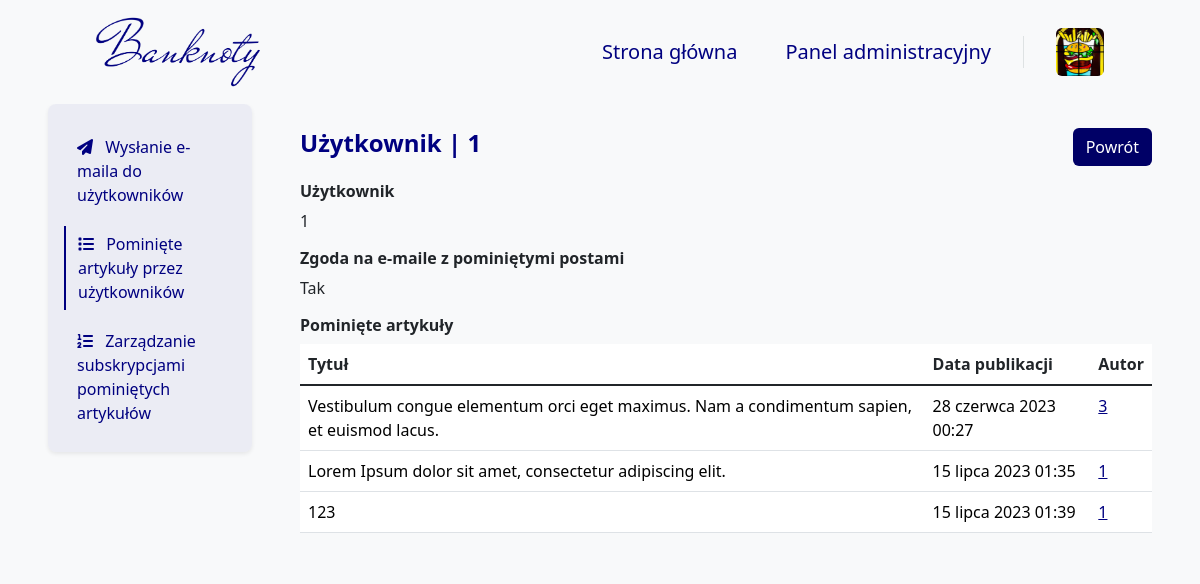
Screenshot of /skipped_posts/detail/12 (signed in) with the database file from the repository.
### blog/models.py (models this page shows, shortened)
class Author(models.Model):
    user = models.OneToOneField(User, on_delete=models.CASCADE, verbose_name="Użytkownik")
    bio = models.TextField(
        validators=[validate_bio],
        verbose_name="O autorze", help_text="Krótka informacja o autorze, maksymalnie 512 znaków.")
    profile_pic = models.ImageField(
        null=False, blank=False,
        upload_to="images/profile/",
        verbose_name="Zdjęcie profilowe")
    author_quote = models.TextField(null=False,
                                    blank=False,
                                    validators=[validate_author_quote],
                                    verbose_name='Cytat autora',
                                    help_text="Krótkie motto autora, maksymalnie 128 znaków.")
    author_function = models.TextField(null=False,
                                       blank=False,
                                       validators=[validate_author_function],
                                       verbose_name='Stanowisko autora',
                                       help_text="Nazwa funkcji jaką pełni autor.")
    author_url = models.URLField(null=True, blank=True, verbose_name="URL do strony użytkowanika")
    pinterest_url = models.URLField(
        validators=[validate_pinterest],
        null=True, blank=True, verbose_name="URL do Pinteresta")
    facebook_url = models.URLField(
        validators=[validate_facebook],
        null=True, blank=True, verbose_name="URL do Facebooka")
    twitter_url = models.URLField(
        validators=[validate_twitter],
        null=True, blank=True, verbose_name="URL do Twittera")
    instagram_url = models.URLField(
        validators=[validate_instagram],
        null=True, blank=True, verbose_name="URL do Instagrama")
    def is_profile_pic(self):
        if self.profile_pic:
            return True
        else:
            return False
    is_profile_pic.boolean = True
    is_profile_pic.short_description = 'Profile picture'
    def is_author_url(self):
        if self.author_url:
            return True
        else:
            return False
    is_author_url.boolean = True
    is_author_url.short_description = 'Author page'
    def is_pinterest_url(self):
        if self.pinterest_url:
            return True
        else:
            return False
    is_pinterest_url.boolean = True
    is_pinterest_url.short_description = 'Pinterest page'
    def is_twitter_url(self):
        if self.twitter_url:
            return True
        else:
            return False
    is_twitter_url.boolean = True
    is_twitter_url.short_description = 'Twitter page'
    def is_facebook_url(self):
        if self.facebook_url:
            return True
        else:
            return False
    is_facebook_url.boolean = True
    is_facebook_url.short_description = 'Facebook page'
    def is_instagram_url(self):
        if self.instagram_url:
            return True
        else:
            return False
    is_instagram_url.boolean = True
    is_instagram_url.short_description = 'Instagram page'

class User(models.Model):
    GENDER_CHOICES = (
        ('M', 'Mężczyzna'),
        ('K', 'Kobieta'),
        ('I', 'Inna'),
    )
    user = models.OneToOneField(
        User,
        on_delete=models.CASCADE,
        verbose_name="Użytkownik")
    bio = models.TextField(
        null=False,
        blank=True,
        validators=[validate_bio],
        verbose_name="Bio",
        help_text="Krótka informacja o użytkowniku, maksymalnie 512 znaków.")
    profile_pic = models.ImageField(
        null=False,
        blank=False,
        default="images/profile/1.png",
        upload_to="images/user/",
        verbose_name="Zdjęcie profilowe")
    phone_number = PhoneNumberField(
        region='PL',
        null=True,
        blank=True,
        unique=True,
        verbose_name="Numer telefonu")
    gender = models.CharField(
        choices=GENDER_CHOICES,
        null=False,
        blank=False,
        default='Mężczyzna',
        verbose_name="Płeć",
        max_length=6)
    newsletter = models.BooleanField(
        default=False,
        verbose_name="Biuletyn")
    miss_news = models.BooleanField(
        default=False,
        verbose_name="Pominięte artykuły")
    meetups_news = models.BooleanField(
        default=True,
        verbose_name="Spotkania i wydarzenia")
    opportunities_news = models.BooleanField(
        default=False,
        verbose_name="Okazje z rynku aukcyjnego")
    company_news = models.BooleanField(
        default=True,
        verbose_name="Wiadomości od Banknoty")
    replay_news = models.BooleanField(
        default=False,
        verbose_name="Shot wydzarzeń na Banknoty")
    development_news = models.BooleanField(
        default=False,
        verbose_name="Informacje o rozwoju i zmianach na Banknoty")
    opened_posts = models.ManyToManyField(
        Blog,
        blank=True,
        related_name='opened_by_users',
        verbose_name="Otwarte posty"
    )
    can_be_author = models.BooleanField(
        default=False,
        verbose_name="Czy może być autorem",
        help_text='Czy wniosek na autora został rozpatrzony pozytywnie.')
    def __init__(self, *args, temp=65, **kwargs):
        self.temp = temp
        return super().__init__(*args, **kwargs)
    def __str__(self):
        return "Użytkownik | " + str(self.user).capitalize()
    def is_profile_pic(self):
        if self.profile_pic == "images/profile/1.png":
            return False
        else:
            return True
    is_profile_pic.boolean = True
    is_profile_pic.short_description = 'Zdjęcie profilowe'
    def is_bio(self):
        if self.bio:
            return True
        else:
            return False
    is_bio.boolean = True
    is_bio.short_description = 'Bio'
    def is_phone_number(self):
        if self.phone_number:
            return True
        else:
            return False
    is_phone_number.boolean = True
    is_phone_number.short_description = 'Phone number'
    def is_newsletter(self):
        if self.newsletter:
            return True
        else:
            return False
    is_newsletter.boolean = True
    is_newsletter.short_description = 'Newsletter'

class Blog(models.Model):
    title = models.TextField(validators=[validate_title], verbose_name="Tytuł")
    content = RichTextField(verbose_name="Treść")
    introduction = models.TextField(validators=[validate_introduction], verbose_name="Wstęp", null=True)
    background = models.ImageField(
        null=False,
        blank=False,
        upload_to="images/post/",
        verbose_name="Tło wpisu")
    date_posted = models.DateTimeField(auto_now_add=True, verbose_name="Data publikacji")
    date_edited = models.DateTimeField(auto_now=True, verbose_name="Data ostatniej edycji")
    author = models.ForeignKey(Author, on_delete=models.CASCADE, verbose_name="Autor")
    favorite = models.BooleanField(null=False, blank=False, default=False, verbose_name='Czy wyróżnić post?')
    category = models.ManyToManyField(Category, max_length=256, blank=False, verbose_name="Kategorie",
                                      help_text="Wyświetlą się maksymalnie trzy kategorie")
    publiction_status = models.BooleanField(null=False, blank=False, default=False, verbose_name="Czy opublikować post?")
    def is_backgroud(self):
        if self.background:
            return True
        else:
            return False
    is_backgroud.boolean = True
    is_backgroud.short_description = 'Background picture'
    def is_publiction_status(self):
        if self.publiction_status:
            return True
        else:
            return False
    is_publiction_status.boolean = True
    is_publiction_status.short_description = 'Publication status'

### blog/views_admin/newsletter/skipped_posts/skipped_posts_views.py (the view)
# urls.py: path('skipped_posts/detail/<int:pk>', skipped_posts_detail_admin_panel,
@superuser_required
def skipped_posts_detail_admin_panel(request, pk):
    user = get_object_or_404(DjangoUser, pk=pk)
    posts = Blog.objects.filter(publiction_status=True).exclude(id__in=user.opened_posts.all())
    context = {
        'posts': posts,
        'users': user
    }
    return render(
        request,
        'AdminTemplates/Newsletter/SkippedPosts/SkippedPostsDetailAdmin.html',
        context
    )

### templates/AdminTemplates/Newsletter/SkippedPosts/SkippedPostsDetailAdmin.html (shortened to what this page needs)
{% extends 'base.html' %}
{% block navbar %}
    {% include 'Navbar/NavbarAdmin.html' %}
{% endblock %}
{% block content %}
    <div class="container-fluid">
        <div class="row">
            <div class="col-12 col-lg-3 px-5 px-lg-5 mx-auto bg-body-tertiary">
                {% include 'AdminTemplates/Newsletter/SkippedPosts/Elements/Navigation.html' %}
            </div>
            <div class="col-12 col-lg-9 px-5 px-lg-0 pe-lg-5 pt-4 pt-lg-3 mx-auto bg-body-tertiary mt-2">
                {% include 'AdminTemplates/Newsletter/SkippedPosts/Elements/Detail/SkippedPosts.html' %}
            </div>
        </div>
    </div>
{% endblock %}

### templates/Navbar/Elements/DropdownUserSmallScreen.html
<a class="ms-4 nav-user" role="button" data-bs-toggle="dropdown" data-bs-auto-close="outside"
   aria-expanded="false">
    {% if user.author %}
        <img class="card-photo rounded nav-user-img" src="{{ user.author.profile_pic.url }}" alt="">
    {% else %}
        <img class="card-photo rounded nav-user-img" src="{{ user.user.profile_pic.url }}" alt="">
    {% endif %}
</a>

### templates/AdminTemplates/Newsletter/SkippedPosts/Elements/Detail/SkippedPosts.html (shortened to what this page needs)
<div class="admin-panel-header-position">
    <h4 class="mb-0 pb-2 fw-bold text-navy">
        Użytkownik | {{ users.user }}
    </h4>
    <input type=button class="btn btn-register ms-auto" value="Powrót"
           onClick="javascript:history.go(-1);">
</div>
<h6 class="form-label pt-3 text-start fw-bold">
    Użytkownik
</h6>
{{ users.user }}
<h6 class="form-label pt-3 text-start fw-bold">
    Zgoda na e-maile z pominiętymi postami
</h6>
{% if users.miss_news %}
    Tak
{% else %}
    Nie
{% endif %}
<h6 class="form-label pt-3 text-start fw-bold">
    Pominięte artykuły
</h6>
{% if posts %}
    {% include 'AdminTemplates/Newsletter/SkippedPosts/Elements/Table/SkippedPostsPost.html' %}
{% else %}
    Brak pominiętych artykułów
{% endif %}

### templates/AdminTemplates/Newsletter/SkippedPosts/Elements/Table/SkippedPostsPost.html
<table class="table table-hover">
    <thead>
    <tr>
        <th scope="col">Tytuł</th>
        <th scope="col">Data publikacji</th>
        <th scope="col">Autor</th>
    </tr>
    </thead>
    <tbody class="table-group-divider">
    {% for post in posts %}
        <tr>
            <td>
                <a class="admin_panel_link" href="{% url 'post_detail_admin_panel' post.pk %}">
                    {{ post.title }}
                </a>
            </td>
            <td>
                <a class="admin_panel_link" href="{% url 'post_detail_admin_panel' post.pk %}">
                    {{ post.date_posted }}
                </a>
            </td>
            <td>
                <a class="admin_panel_edit_link"
                   href="{% url 'author_detail_admin_panel' post.author.pk %}">
                    {{ post.author.user.username }}
                </a>
            </td>
        </tr>
    {% endfor %}
    </tbody>
</table>

### blog/static/css/style.css (style rules this page uses)
.card-photo { aspect-ratio: 1/1 !important; width: 100%; max-height: 400px; object-fit: cover; object-position: center; }
.btn-register, .btn-socialmedia { color: white; background-color: #000066; }
::placeholder { color: navy !important; opacity: 1; }
.admin_panel_link:link { text-decoration: none !important; color: black; }
.admin_panel_edit_link { color: navy; }

### blog/static/css/Authors.css (style rules this page uses)
.text-navy { color: navy; }

### blog/static/css/Author.css (style rules this page uses)
.text-navy { color: navy; }

### blog/static/css/Admin.css (style rules this page uses)
.admin-panel-header-position { display: flex; align-items: center; }

### blog/static/css/Navbar.css (style rules this page uses)
.nav-user { line-height: 32px; }
.nav-user-img { height: 48px; width: 48px; }

### rows the page displays
User: user "1"
Blog: title "Vestibulum congue elementum orci eget maximus. Nam a condimentum sapien, et euismod lacus.", date_posted "28 czerwca 2023 00:27", author.user.username "3"
Blog: title "Lorem Ipsum dolor sit amet, consectetur adipiscing elit.", date_posted "15 lipca 2023 01:35", author.user.username "1"
Blog: title "123", date_posted "15 lipca 2023 01:39", author.user.username "1"
